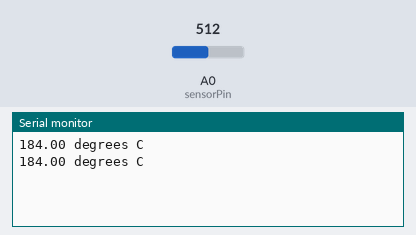
The sketch below on a simulated Arduino Uno, built with avr-gcc and run on an emulated ATmega328P. On the bench: the last lines printed to the serial monitor. The test bench sets the inputs (shaded band); at power-on: A0 (sensorPin) = 512.

Above: at 1.8 s.
1.9 s: A0 (sensorPin) set to 716
At 2.8 s:
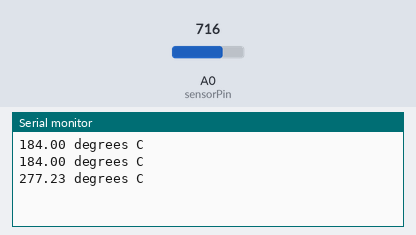
3.4 s: A0 (sensorPin) set to 900
At 4.3 s:
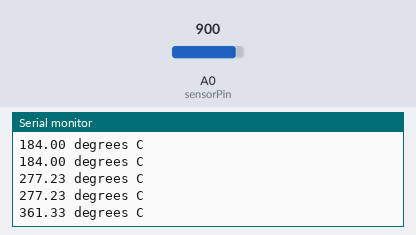
Timing chart, 0 to 6.4 s (numbered marks = the images above; inputs shaded):
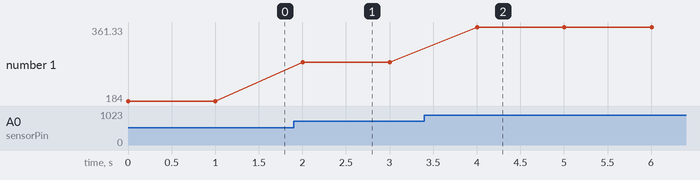

The sketch:

tmp1.ino
```cpp
int sensorPin = 0;

void setup()
{
  Serial.begin(9600);
}

void loop()
{

 int reading = analogRead(sensorPin);
 float voltage = reading * 4.68;
 voltage /= 1024.0;
 float temperatureC = (voltage - 0.5) * 100;
 Serial.print(temperatureC);
 Serial.println(" degrees C");

 delay(1000);
}
```

Measured:
- after the input at 1.9 s, the serial monitor: prints a new line after 0.10 s (image 1)
- after the input at 3.4 s, the serial monitor: prints a new line after 0.60 s (image 2)
- plotted number 1: 184 → 277.23 after the input at 1.9 s, 277.23 → 361.33 after the input at 3.4 s
